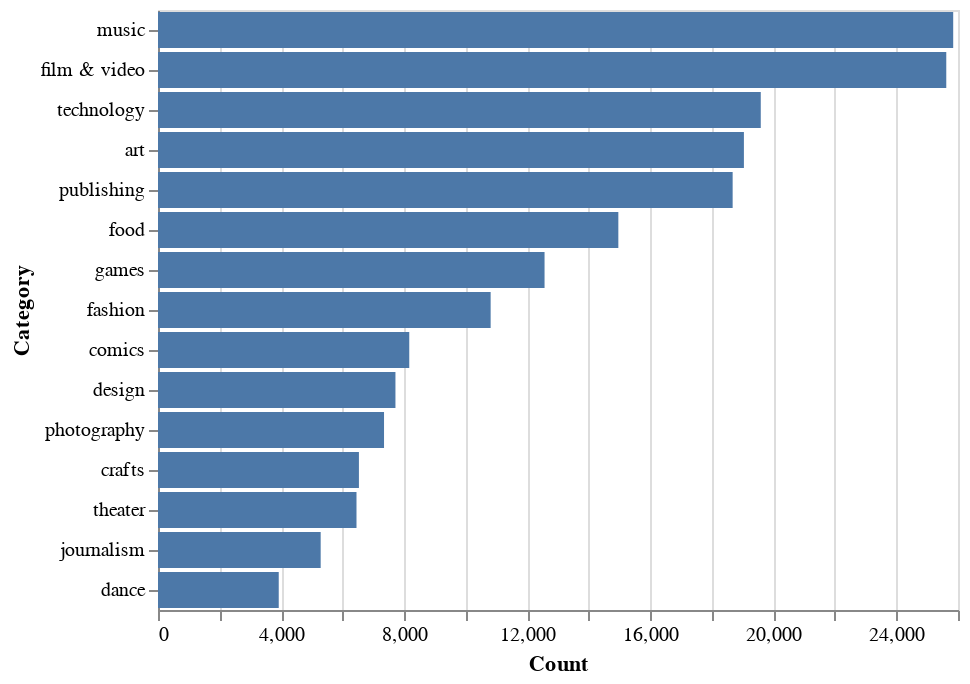

The notebook cell this image was saved under:
### Markdown cell above
Now, add the `sort` parameter to make the "music" category be at the top of the chart with the other categories sorted accordingly.

### Code cell
alt.Chart(category_counts).mark_bar().encode(
    y = alt.Y("cat", axis = alt.Axis(title = "Category"), sort='-x'),
    x = alt.X("count", axis = alt.Axis(title = "Count"))
)

### Figure 1 — Vega-Lite specification as saved in the notebook (floating-point values rounded to 4 significant figures)
{"config": {"view": {"continuousWidth": 400, "continuousHeight": 300}}, "data": {"name": "data-553353af142661fd4f817899b7064bfd"}, "mark": "bar", "encoding": {"x": {"type": "quantitative", "axis": {"title": "Count"}, "field": "count"}, "y": {"type": "nominal", "axis": {"title": "Category"}, "field": "cat", "sort": "-x"}}, "$schema": "https://vega.github.io/schema/vega-lite/v4.8.1.json", "datasets": {"data-553353af142661fd4f817899b7064bfd": [{"cat": "music", "count": 25844}, {"cat": "film & video", "count": 25619}, {"cat": "technology", "count": 19590}, {"cat": "art", "count": 19042}, {"cat": "publishing", "count": 18676}, {"cat": "food", "count": 14961}, {"cat": "games", "count": 12563}, {"cat": "fashion", "count": 10811}, {"cat": "comics", "count": 8166}, {"cat": "design", "count": 7717}, {"cat": "photography", "count": 7346}, {"cat": "crafts", "count": 6530}, {"cat": "theater", "count": 6451}, {"cat": "journalism", "count": 5287}, {"cat": "dance", "count": 3924}]}}
